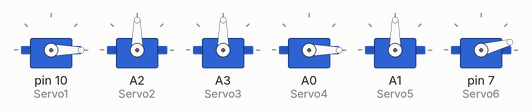
Recording of a sketch running on a simulated Arduino Uno, built with avr-gcc and run on an emulated ATmega328P. Parts: 6 × servo.

Above: at 20.3 s.
Timing chart, 0 to 21.8 s (numbered marks = the images above):
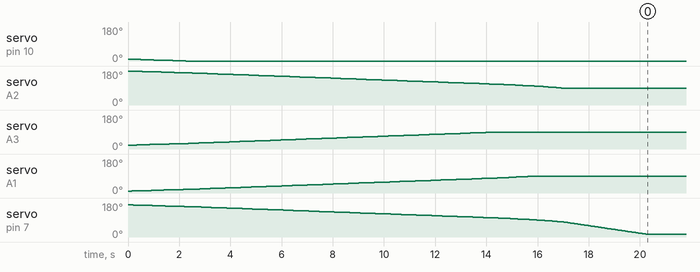

The sketch:

arm.ino
```cpp
//机械臂重构代码
#include <Servo.h>
//机械臂各个舵机引脚定义
#define Servo1 10
#define Servo2 A2
#define Servo3 A3
#define Servo4 A0
#define Servo5 A1
#define Servo6 7

//舵机信息体
struct Servos
{
    Servo ThisServo;
    uint8_t angle;
};

//舵机串，用于机械臂状态记录,不要手动更改！！！不要手动更改！！！！！！不要手动更改！！！！！
Servos ServoChain[6];

//机械臂角度配置结构体,用于Move()
struct angle_Setting
{
    uint8_t Servo0_angle;
    uint8_t Servo1_angle;
    uint8_t Servo2_angle;
    uint8_t Servo3_angle;
    uint8_t Servo4_angle;
    uint8_t Servo5_angle;
};

//机械臂速度配置结构体,用于Move()的可选参数，决定每个舵机移动的时延
struct speed_Setting
{
    uint8_t Servo0_delay;
    uint8_t Servo1_delay;
    uint8_t Servo2_delay;
    uint8_t Servo3_delay;
    uint8_t Servo4_delay;
    uint8_t Servo5_delay;
};

//从舵机串返回舵机角度信息并组成配置结构体
angle_Setting Get_Angle_Setting_FromChain(Servos Chain[6])
{
    angle_Setting temp_angle_Setting;
    temp_angle_Setting.Servo0_angle = Chain[0].angle;
    temp_angle_Setting.Servo1_angle = Chain[1].angle;
    temp_angle_Setting.Servo2_angle = Chain[2].angle;
    temp_angle_Setting.Servo3_angle = Chain[3].angle;
    temp_angle_Setting.Servo4_angle = Chain[4].angle;
    temp_angle_Setting.Servo5_angle = Chain[5].angle;
    return temp_angle_Setting;
}

//判断舵机位置是否达到设置指向的位置
bool All_attached(angle_Setting angle_s, Servos Chain[6])
{
    if (angle_s.Servo0_angle != Chain[0].angle)
        return false;
    if (angle_s.Servo1_angle != Chain[1].angle)
        return false;
    if (angle_s.Servo2_angle != Chain[2].angle)
        return false;
    if (angle_s.Servo3_angle != Chain[3].angle)
        return false;
    if (angle_s.Servo4_angle != Chain[4].angle)
        return false;
    if (angle_s.Servo5_angle != Chain[5].angle)
        return false;
    return true;
}

//根据舵机配置结构体移动各个舵机到对应角度，可选调速配置,不提供的话默认每组移动defdelay
void Move(angle_Setting angle_s,unsigned long defdelay,speed_Setting* speed_s=NULL)
{
    //对各个舵机当前的状态进行操作,根据需要移动的角度判断该怎么动
    //当没达到的时候当然一直进行移动咯
    //每个舵机都进行一次轮询为一组移动

    while (!All_attached(angle_s, ServoChain))
    {
        //判断要移动的方向
        if (ServoChain[0].angle != angle_s.Servo0_angle)
        {
            if (ServoChain[0].angle > angle_s.Servo0_angle)
                ServoChain[0].angle--;
            else
                ServoChain[0].angle++;
            //移动
            ServoChain[0].ThisServo.write(ServoChain[0].angle);
            //依据配速结体或默认设置进行时延
            if(speed_s==NULL)
                delay(defdelay);
            else
                delay(speed_s->Servo0_delay);
        }
        if (ServoChain[1].angle != angle_s.Servo1_angle)
        {
            if (ServoChain[1].angle > angle_s.Servo1_angle)
                ServoChain[1].angle--;
            else
                ServoChain[1].angle++;
            ServoChain[1].ThisServo.write(ServoChain[1].angle);
            if(speed_s==NULL)
                delay(defdelay);
            else
                delay(speed_s->Servo1_delay);
        }
        if (ServoChain[2].angle != angle_s.Servo2_angle)
        {
            if (ServoChain[2].angle > angle_s.Servo2_angle)
                ServoChain[2].angle--;
            else
                ServoChain[2].angle++;
            ServoChain[2].ThisServo.write(ServoChain[2].angle);
            if(speed_s==NULL)
                delay(defdelay);
            else
                delay(speed_s->Servo2_delay);
        }
        if (ServoChain[3].angle != angle_s.Servo3_angle)
        {
            if (ServoChain[3].angle > angle_s.Servo3_angle)
                ServoChain[3].angle--;
            else
                ServoChain[3].angle++;
            ServoChain[3].ThisServo.write(ServoChain[3].angle);
            if(speed_s==NULL)
                delay(defdelay);
            else
                delay(speed_s->Servo3_delay);
        }
        if (ServoChain[4].angle != angle_s.Servo4_angle)
        {
            if (ServoChain[4].angle > angle_s.Servo4_angle)
                ServoChain[4].angle--;
            else
                ServoChain[4].angle++;
            ServoChain[4].ThisServo.write(ServoChain[4].angle);
            if(speed_s==NULL)
                delay(defdelay);
            else
                delay(speed_s->Servo4_delay);
        }
        if (ServoChain[5].angle != angle_s.Servo5_angle)
        {
            if (ServoChain[5].angle > angle_s.Servo5_angle)
                ServoChain[5].angle--;
            else
                ServoChain[5].angle++;
            ServoChain[5].ThisServo.write(ServoChain[5].angle);
            if(speed_s==NULL)
                delay(defdelay);
            else
                delay(speed_s->Servo5_delay);
        }
    }
}

//机械臂复位
void resetServoChain()
{
    //机械臂复位使用配置
    angle_Setting resetSetting;
    //这里需要对设置文件进行配置,如下
    resetSetting.Servo0_angle = 0;
    resetSetting.Servo1_angle = 90;
    resetSetting.Servo2_angle = 90;
    resetSetting.Servo3_angle = 0;
    resetSetting.Servo4_angle = 90;
    resetSetting.Servo5_angle = 15;
    //看情况需要加入配速
    Move(resetSetting,50);
}

//抓取装配台零件并存放
void Catch_Item(uint8_t WhichOne)
{
    //各种动作用Move()来实现,这个部分比较头疼
    switch (WhichOne)
    {
    case 1:
    case 2:
    case 3:
    case 4:
    case 5:
    default:
        break;
    }
    //抓完之后记得放进去然后归位
}

//抓取存储内零件
void Catch_Item_From_Storage(uint8_t WhichOne)
{
    //同样，使用Move()来实现
    switch (WhichOne)
    {
    case 1:
    case 2:
    case 3:
    case 4:
    default:
        break;
    }
    //抓取完之后应该将机械臂置于刚好对准的状态
}

//投放零件到装配体
void PutItem(uint8_t WhichOne)
{
    //使用Move()实现
    switch (WhichOne)
    {
    case 1:
    case 2:
    case 3:
    case 4:
    case 5:
    default:
        break;
    }
}

//等待信息,在等到约定的信息之前一直delay
void Wait_For_signal()
{
    String Cmd;
    while(1){
        if(Serial.available())
            //重点,从约定的'.'符号开始读取命令，滤掉杂波
            if(Serial.read()=='.'){
                //以约定的'\'结尾，中间的就是命令
                Cmd=Serial.readStringUntil('\\');
                Serial.println(Cmd);
            }
        if(Cmd=="Go.")
            break;
    }
}

//发送信息
void Send_signal(){
    Serial.println(".Go.\\");
}

//设置阶段
void setup()
{
    //舵机串的设置，不可手动更改！！！！
    ServoChain[0].ThisServo.attach(Servo1);
    ServoChain[1].ThisServo.attach(Servo2);
    ServoChain[2].ThisServo.attach(Servo3);
    ServoChain[3].ThisServo.attach(Servo4);
    ServoChain[4].ThisServo.attach(Servo5);
    ServoChain[5].ThisServo.attach(Servo6);
    //预装填
    ServoChain[0].angle=10;
    ServoChain[1].angle=180;
    ServoChain[2].angle=20;
    ServoChain[3].angle=0;
    ServoChain[4].angle=10;
    ServoChain[5].angle=170;

    //初期读写,不然舵机内的值是未知的，Move会失效！！！！
    ServoChain[0].ThisServo.write(ServoChain[0].angle);
    ServoChain[1].ThisServo.write(ServoChain[1].angle);
    ServoChain[2].ThisServo.write(ServoChain[2].angle);
    ServoChain[3].ThisServo.write(ServoChain[3].angle);
    ServoChain[4].ThisServo.write(ServoChain[4].angle);
    ServoChain[5].ThisServo.write(ServoChain[5].angle);
    //初始舵机归位
    resetServoChain();
    Serial.begin(9600);
}

//主流程
void loop()
{
    //舵机复位
    resetServoChain();
    //等待信息
    //Wait_For_Signal();
    //循环抓取零件
    for (int count = 0; count < 5; count++)
    {
        Catch_Item(count);
        //抓取完毕后发送信息并等待
        //Send_Signal();
        //Wait_For_Signal();
    }

    //此处抓取部分完成，小车进入装配区域
    //理想状态应该是4个存储区放满，手上抓着一个
    //等待信息
    //Wait_For_Signal()
    //循环拿取存储并装配
    for (int count = 0; count < 5; count++)
    {
        //等待小车就位后从存储抓取零件
        //Wait_For_Signal()
        Catch_Item_From_Storage(count);
        //抓取完毕后发送信息并等待下层就绪
        //Send_Signal()
        //Wait_For_Signal()
        //循环装配
        PutItem(count);
        //发送信息表示投放完成
        //Send_Signal()
    }
}
```
